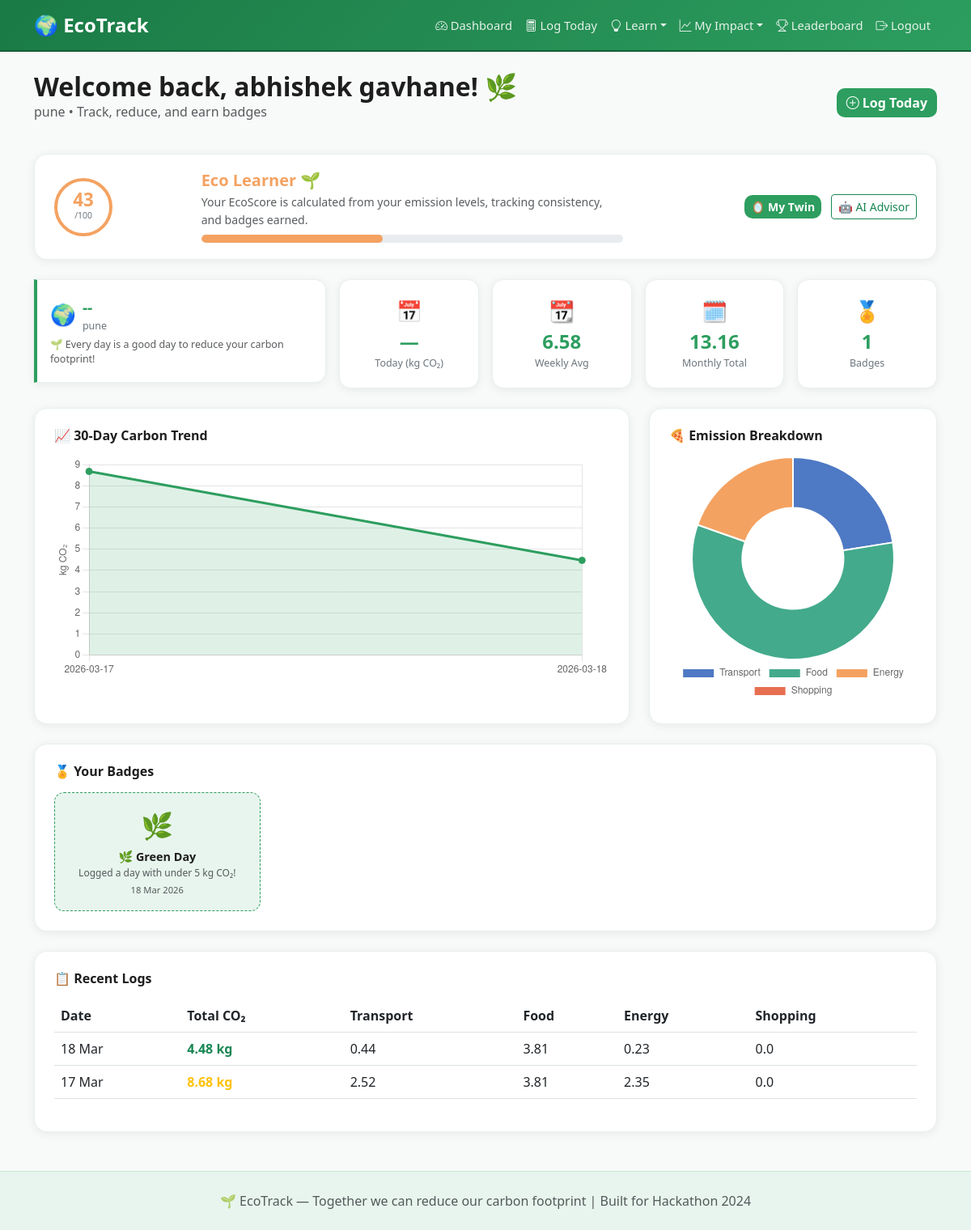
The page /dashboard (signed in) on the database as committed earlier.
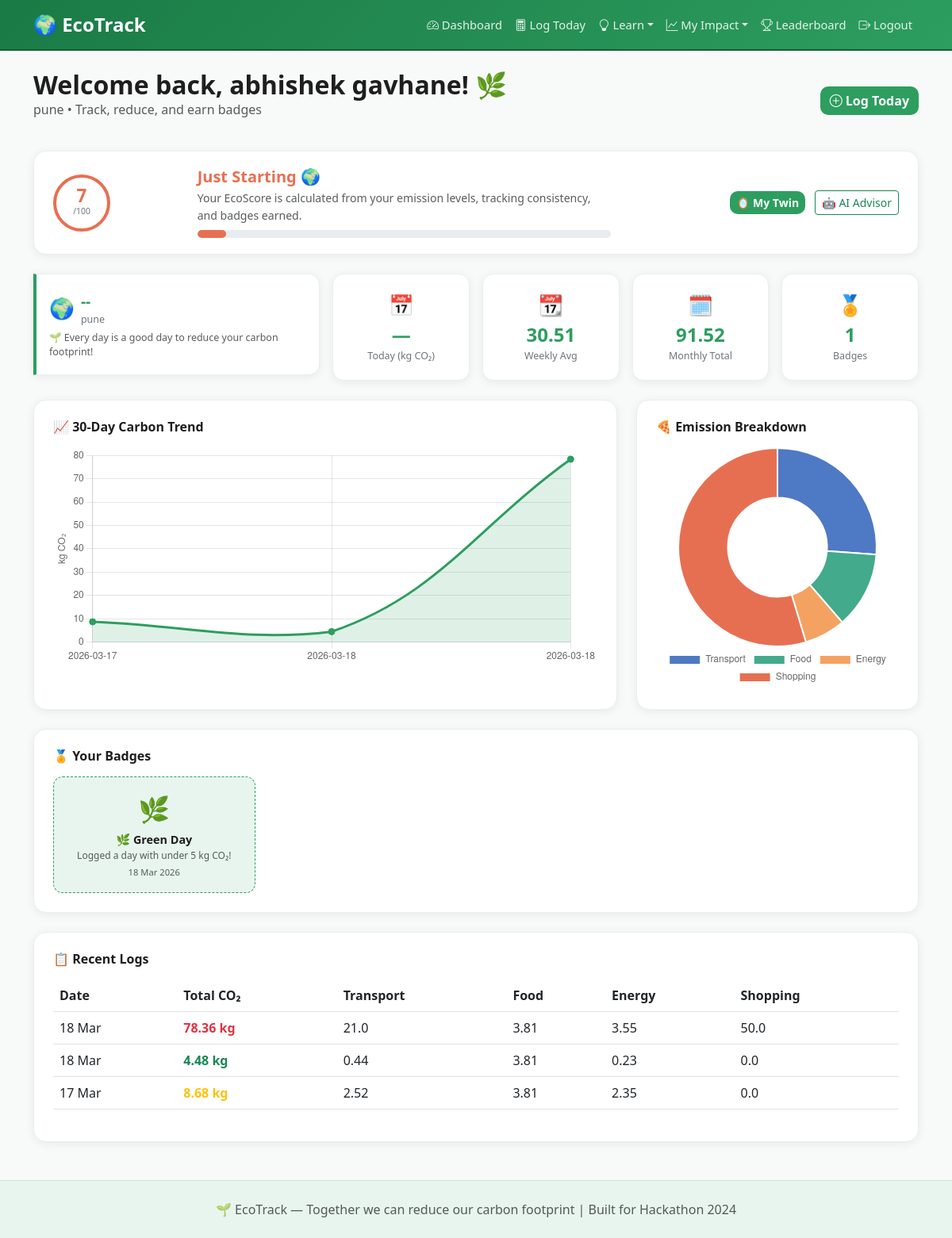
The same page on the database as committed later.
### models.py (models this page shows, shortened)
class User(db.Model):
    __tablename__ = 'users'
    id         = db.Column(db.Integer, primary_key=True)
    name       = db.Column(db.String(100), nullable=False)
    email      = db.Column(db.String(150), unique=True, nullable=False)
    city       = db.Column(db.String(100), default='Unknown')
    password_hash = db.Column(db.String(256))
    created_at = db.Column(db.DateTime, default=datetime.utcnow)
    logs       = db.relationship('CarbonLog', backref='user', lazy=True)
    badges     = db.relationship('Badge', backref='user', lazy=True)

class Badge(db.Model):
    __tablename__ = 'badges'
    id          = db.Column(db.Integer, primary_key=True)
    user_id     = db.Column(db.Integer, db.ForeignKey('users.id'), nullable=False)
    name        = db.Column(db.String(100), nullable=False)
    description = db.Column(db.String(255))
    awarded_at  = db.Column(db.DateTime, default=datetime.utcnow)

class CarbonLog(db.Model):
    __tablename__ = 'carbon_logs'
    id         = db.Column(db.Integer, primary_key=True)
    user_id    = db.Column(db.Integer, db.ForeignKey('users.id'), nullable=False)
    date       = db.Column(db.Date, nullable=False)
    total_co2  = db.Column(db.Float, nullable=False)
    transport  = db.Column(db.Float, default=0.0)
    food       = db.Column(db.Float, default=0.0)
    energy     = db.Column(db.Float, default=0.0)
    shopping   = db.Column(db.Float, default=0.0)
    created_at = db.Column(db.DateTime, default=datetime.utcnow)

### app.py (the view)
@app.route('/dashboard')
@login_required
def dashboard():
    user = User.query.get(session['user_id'])
    last_30 = (datetime.today() - timedelta(days=30)).date()
    logs = CarbonLog.query.filter(
        CarbonLog.user_id == user.id,
        CarbonLog.date >= last_30
    ).order_by(CarbonLog.date).all()
    chart_labels  = [str(l.date) for l in logs]
    chart_data    = [l.total_co2 for l in logs]
    weekly_avg = round(sum(chart_data[-7:]) / max(len(chart_data[-7:]), 1), 2) if chart_data else 0
    monthly_total = round(sum(chart_data), 2)
    today_log = next((l for l in reversed(logs) if l.date == datetime.today().date()), None)
    badges = Badge.query.filter_by(user_id=user.id).all()
    breakdown_totals = {
        'transport': round(sum(l.transport for l in logs), 2),
        'food':      round(sum(l.food      for l in logs), 2),
        'energy':    round(sum(l.energy    for l in logs), 2),
        'shopping':  round(sum(l.shopping  for l in logs), 2),
    }
    ecoscore, eco_label, eco_color = calculate_ecoscore(user.id)
    return render_template('dashboard.html',
        user=user,
        logs=logs,
        chart_labels=json.dumps(chart_labels),
        chart_data=json.dumps(chart_data),
        breakdown_totals=json.dumps(breakdown_totals),
        weekly_avg=weekly_avg,
        monthly_total=monthly_total,
        today_log=today_log,
        badges=badges,
        ecoscore=ecoscore,
        eco_label=eco_label,
        eco_color=eco_color,
    )

### app.py (called while the page is built)
def login_required(f):
    @wraps(f)
    def decorated(*args, **kwargs):
        if 'user_id' not in session:
            return redirect(url_for('login'))
        return f(*args, **kwargs)
    return decorated

def calculate_ecoscore(user_id):
    logs  = CarbonLog.query.filter_by(user_id=user_id).all()
    if not logs:
        return 0, "Beginner", "#888"
    avg        = sum(l.total_co2 for l in logs) / len(logs)
    consistency= min(len(logs) / 30 * 30, 30)
    emit_score = max(0, min(50, (10 - avg) * 5 + 20))
    badge_pts  = min(Badge.query.filter_by(user_id=user_id).count() * 4, 20)
    score      = int(min(100, consistency + emit_score + badge_pts))
    if score >= 80:  label, color = "Eco Champion 🏆", "#1a7a45"
    elif score >= 60:label, color = "Green Warrior 🌿", "#2d9e5f"
    elif score >= 40:label, color = "Eco Learner 🌱",  "#f4a261"
    else:            label, color = "Just Starting 🌍", "#e76f51"
    return score, label, color

### templates/dashboard.html (shortened to what this page needs)
{% extends 'base.html' %}
{% block content %}
<div class="d-flex justify-content-between align-items-center mb-4">
  <div>
    <h2 class="fw-bold mb-0">Welcome back, {{ user.name }}! 🌿</h2>
    <p class="text-muted">{{ user.city }} • Track, reduce, and earn badges</p>
  </div>
  <a href="{{ url_for('calculate') }}" class="btn btn-eco-primary">
    <i class="bi bi-plus-circle"></i> Log Today
  </a>
</div>
<div class="ecoscore-banner mb-4">
  <div class="row align-items-center">
    <div class="col-md-2 text-center">
      <div class="ecoscore-circle" style="border-color:{{ eco_color }}">
        <div class="ecoscore-num" style="color:{{ eco_color }}">{{ ecoscore }}</div>
        <div class="ecoscore-out">/100</div>
      </div>
    </div>
    <div class="col-md-6">
      <h5 class="fw-bold mb-1" style="color:{{ eco_color }}">{{ eco_label }}</h5>
      <p class="text-muted mb-2" style="font-size:0.88rem">Your EcoScore is calculated from your emission levels, tracking consistency, and badges earned.</p>
      <div class="progress" style="height:10px;border-radius:5px">
        <div class="progress-bar" style="width:{{ ecoscore }}%;background:{{ eco_color }};border-radius:5px"></div>
      </div>
    </div>
    <div class="col-md-4 text-md-end mt-3 mt-md-0">
      <a href="{{ url_for('carbon_twin') }}" class="btn btn-eco-primary btn-sm me-2">🪞 My Twin</a>
      <a href="{{ url_for('ai_advisor') }}" class="btn btn-outline-success btn-sm">🤖 AI Advisor</a>
    </div>
  </div>
</div>
<div class="row g-3 mb-4">
  <div class="col-12 col-md-4">
    <div class="stat-card weather-card" id="weather-card">
      <div class="d-flex align-items-center gap-2 mb-1">
        <span id="w-icon" style="font-size:1.6rem">🌍</span>
        <div>
          <div class="stat-card-val" id="w-temp" style="font-size:1.2rem">--°C</div>
          <div class="stat-card-label" id="w-city">{{ user.city }}</div>
        </div>
      </div>
      <div id="w-tip" class="text-muted" style="font-size:0.78rem;line-height:1.4">Loading today's eco tip...</div>
    </div>
  </div>
  <div class="col-6 col-md-2">
    <div class="stat-card text-center">
      <div class="stat-card-icon">📅</div>
      <div class="stat-card-val">{{ today_log.total_co2 if today_log else '—' }}</div>
      <div class="stat-card-label">Today (kg CO₂)</div>
    </div>
  </div>
  <div class="col-6 col-md-2">
    <div class="stat-card text-center">
      <div class="stat-card-icon">📆</div>
      <div class="stat-card-val">{{ weekly_avg }}</div>
      <div class="stat-card-label">Weekly Avg</div>
    </div>
  </div>
  <div class="col-6 col-md-2">
    <div class="stat-card text-center">
      <div class="stat-card-icon">🗓️</div>
      <div class="stat-card-val">{{ monthly_total }}</div>
      <div class="stat-card-label">Monthly Total</div>
    </div>
  </div>
  <div class="col-6 col-md-2">
    <div class="stat-card text-center">
      <div class="stat-card-icon">🏅</div>
      <div class="stat-card-val">{{ badges|length }}</div>
      <div class="stat-card-label">Badges</div>
    </div>
  </div>
</div>
<div class="row g-4">
  <div class="col-lg-8">
    <div class="chart-card">
      <h5 class="chart-title">📈 30-Day Carbon Trend</h5>
      {% if logs %}
        <canvas id="trendChart" height="120"></canvas>
      {% else %}
        <div class="empty-chart">
          <p class="text-muted">No data yet.<br/>
          <a href="{{ url_for('calculate') }}">Log your first day!</a></p>
        </div>
      {% endif %}
    </div>
  </div>
  <div class="col-lg-4">
    <div class="chart-card">
      <h5 class="chart-title">🍕 Emission Breakdown</h5>
      {% if logs %}
        <canvas id="pieChart" height="200"></canvas>
      {% else %}
        <div class="empty-chart">
          <p class="text-muted">Log activities to see breakdown.</p>
        </div>
      {% endif %}
    </div>
  </div>
  <div class="col-12">
    <div class="chart-card">
      <h5 class="chart-title">🏅 Your Badges</h5>
      {% if badges %}
        <div class="row g-3">
          {% for badge in badges %}
          <div class="col-6 col-md-3">
            <div class="badge-card text-center p-3">
              <div class="badge-icon fs-2">{{ badge.name.split()[0] }}</div>
              <div class="fw-bold mt-1" style="font-size:0.9rem">{{ badge.name }}</div>
              <div class="text-muted" style="font-size:0.75rem">{{ badge.description }}</div>
              <div class="text-muted mt-1" style="font-size:0.7rem">{{ badge.awarded_at.strftime('%d %b %Y') }}</div>
            </div>
          </div>
          {% endfor %}
        </div>
      {% endif %}
    </div>
  </div>
  <div class="col-12">
    <div class="chart-card">
      <h5 class="chart-title">📋 Recent Logs</h5>
      {% if logs %}
      <div class="table-responsive">
        <table class="table table-hover align-middle">
          <thead><tr>
            <th>Date</th><th>Total CO₂</th><th>Transport</th>
            <th>Food</th><th>Energy</th><th>Shopping</th>
          </tr></thead>
          <tbody>
            {% for log in logs|reverse %}
            <tr>
              <td>{{ log.date.strftime('%d %b') }}</td>
              <td><span class="fw-bold {% if log.total_co2 < 5 %}text-success{% elif log.total_co2 < 10 %}text-warning{% else %}text-danger{% endif %}">
                {{ log.total_co2 }} kg
              </span></td>
              <td>{{ log.transport }}</td>
              <td>{{ log.food }}</td>
              <td>{{ log.energy }}</td>
              <td>{{ log.shopping }}</td>
            </tr>
            {% endfor %}
          </tbody>
        </table>
      </div>
      {% else %}
        <p class="text-muted">No logs yet. <a href="{{ url_for('calculate') }}">Log today's activity!</a></p>
      {% endif %}
    </div>
  </div>
</div>
{% endblock %}
{% block scripts %}
<script>
const labels = {{ chart_labels|safe }};
const data   = {{ chart_data|safe }};
const breakdown = {{ breakdown_totals|safe }};
if (labels.length > 0) {
  new Chart(document.getElementById('trendChart'), {
    type: 'line',
    data: {
      labels: labels,
      datasets: [{
        label: 'kg CO₂',
        data: data,
        borderColor: '#2d9e5f',
        backgroundColor: 'rgba(45,158,95,0.15)',
        tension: 0.4,
        fill: true,
        pointRadius: 4,
        pointBackgroundColor: '#2d9e5f',
      }]
    },
    options: {
      responsive: true,
      plugins: { legend: { display: false } },
      scales: { y: { beginAtZero: true, title: { display: true, text: 'kg CO₂' } } }
    }
  });
  new Chart(document.getElementById('pieChart'), {
    type: 'doughnut',
    data: {
      labels: ['Transport', 'Food', 'Energy', 'Shopping'],
      datasets: [{
        data: [breakdown.transport, breakdown.food, breakdown.energy, breakdown.shopping],
        backgroundColor: ['#4e79c4','#43aa8b','#f4a261','#e76f51'],
        borderWidth: 2,
      }]
    },
    options: {
      responsive: true,
      plugins: { legend: { position: 'bottom' } }
    }
  });
}
// Weather widget
fetch('/api/weather')
  .then(r => r.json())
  .then(d => {
    document.getElementById('w-icon').textContent = d.icon || '🌍';
    document.getElementById('w-temp').textContent = d.temp !== '--' ? d.temp + '°C' : '--';
    document.getElementById('w-city').textContent = d.city;
    document.getElementById('w-tip').textContent  = d.tip;
  })
  .catch(() => {
    document.getElementById('w-tip').textContent = '🌱 Every choice today shapes tomorrow\'s climate.';
  });
</script>
{% endblock %}

### templates/base.html (shortened to what this page needs)
<!DOCTYPE html>
<html lang="en">
<head>
  <link rel="stylesheet" href="https://cdn.jsdelivr.net/npm/bootstrap@5.3.0/dist/css/bootstrap.min.css"/>
  <link rel="stylesheet" href="https://cdn.jsdelivr.net/npm/bootstrap-icons@1.11.0/font/bootstrap-icons.css"/>
  <link rel="stylesheet" href="{{ url_for('static', filename='css/style.css') }}"/>
</head>
<body>
<nav class="navbar navbar-expand-lg navbar-dark eco-nav sticky-top">
  <div class="container">
    <a class="navbar-brand fw-bold fs-4" href="{{ url_for('home') }}">
      🌍 EcoTrack
    </a>
    <div class="collapse navbar-collapse" id="navMenu">
      {% if session.user_id %}
      <ul class="navbar-nav ms-auto">
        <li class="nav-item"><a class="nav-link" href="{{ url_for('dashboard') }}"><i class="bi bi-speedometer2"></i> Dashboard</a></li>
        <li class="nav-item"><a class="nav-link" href="{{ url_for('calculate') }}"><i class="bi bi-calculator"></i> Log Today</a></li>
        <li class="nav-item dropdown">
          <a class="nav-link dropdown-toggle" href="#" data-bs-toggle="dropdown"><i class="bi bi-lightbulb"></i> Learn</a>
        </li>
        <li class="nav-item dropdown">
          <a class="nav-link dropdown-toggle" href="#" data-bs-toggle="dropdown"><i class="bi bi-graph-up"></i> My Impact</a>
        </li>
        <li class="nav-item"><a class="nav-link" href="{{ url_for('leaderboard') }}"><i class="bi bi-trophy"></i> Leaderboard</a></li>
        <li class="nav-item"><a class="nav-link text-warning" href="{{ url_for('logout') }}"><i class="bi bi-box-arrow-right"></i> Logout</a></li>
      </ul>
      {% else %}
      <ul class="navbar-nav ms-auto">
        <li class="nav-item"><a class="nav-link" href="{{ url_for('login') }}">Login</a></li>
        <li class="nav-item"><a class="btn btn-success btn-sm ms-2" href="{{ url_for('register') }}">Get Started</a></li>
      </ul>
      {% endif %}
    </div>
  </div>
</nav>
<main class="container my-4">
  {% block content %}{% endblock %}
</main>
<footer class="eco-footer text-center py-4 mt-5">
  <p class="mb-0 text-muted">🌱 EcoTrack — Together we can reduce our carbon footprint | Built for Hackathon 2024</p>
</footer>
{% block scripts %}{% endblock %}
</body>
</html>

### static/css/style.css (style rules this page uses)
:root { --eco-green: #2d9e5f; --eco-dark: #1a7a45; --eco-light: #e8f5ee; --eco-accent: #f4a261; --text-muted: #6c757d; --border: #dee2e6; --card-shadow: 0 2px 12px rgba(0,0,0,0.07); }
body { background-color: #f8faf9; color: #1e1e1e; font-family: 'Segoe UI', system-ui, sans-serif; }
.eco-nav { background: linear-gradient(135deg, #1a7a45 0%, #2d9e5f 100%); border-bottom: 2px solid #145e35; }
.eco-nav .nav-link { color: rgba(255,255,255,0.88) !important; transition: color 0.2s; font-size: 0.92rem; }
.btn-eco-primary { background: var(--eco-green); border: none; color: #fff; font-weight: 600; border-radius: 10px; transition: background 0.2s, transform 0.1s; }
.chart-card { background: #fff; border-radius: 16px; padding: 1.5rem; box-shadow: var(--card-shadow); border: 1px solid #e8f0ec; height: 100%; }
.chart-title { font-weight: 700; font-size: 1rem; margin-bottom: 1rem; color: #1e1e1e; }
.stat-card { background: #fff; border-radius: 14px; padding: 1.25rem 1rem; box-shadow: var(--card-shadow); border: 1px solid #e8f0ec; }
.stat-card-icon { font-size: 1.6rem; }
.stat-card-val { font-size: 1.5rem; font-weight: 800; color: var(--eco-green); }
.stat-card-label { font-size: 0.78rem; color: var(--text-muted); }
.badge-card { background: var(--eco-light); border-radius: 12px; border: 1px dashed var(--eco-green); transition: transform 0.2s; }
.badge-icon { font-size: 2rem; }
.eco-footer { background: var(--eco-light); border-top: 1px solid #c8e8d4; }
.ecoscore-banner { background: #fff; border-radius: 16px; padding: 1.25rem 1.5rem; box-shadow: var(--card-shadow); border: 1px solid #e8f0ec; }
.ecoscore-circle { width: 72px; height: 72px; border-radius: 50%; border: 4px solid; display: flex; flex-direction: column; align-items: center; justify-content: center; background: #fff; }
.ecoscore-num { font-size: 1.4rem; font-weight: 800; line-height: 1; }
.ecoscore-out { font-size: 0.65rem; color: var(--text-muted); }
.weather-card { border-left: 4px solid var(--eco-green) !important; border-radius: 0 14px 14px 0 !important; }

Rows that differ between the two databases and show on the page:
added CarbonLog: date "18 Mar", total_co2 "78.36", transport "21.0", food "3.81", energy "3.55", shopping "50.0"
Other text that changed with them:
{{ ecoscore }}: "43" → "7"
{{ eco_label }}: "Eco Learner 🌱" → "Just Starting 🌍"
{{ ecoscore }}: 43 → 7 (drawn)
{{ weekly_avg }}: "6.58" → "30.51"
{{ monthly_total }}: "13.16" → "91.52"
chart data {{ chart_labels|safe }}: ["2026-03-17", "2026-03-18"] → ["2026-03-17", "2026-03-18", "2026-03-18"]
chart data {{ chart_data|safe }}: [8.68, 4.48] → [8.68, 4.48, 78.36]
chart data {{ breakdown_totals|safe }}: {"transport": 2.96, "food": 7.62, "energy": 2.58, "shopping": 0.0} → {"transport": 23.96, "food": 11.43, "energy": 6.13, "shopping": 50.0}
